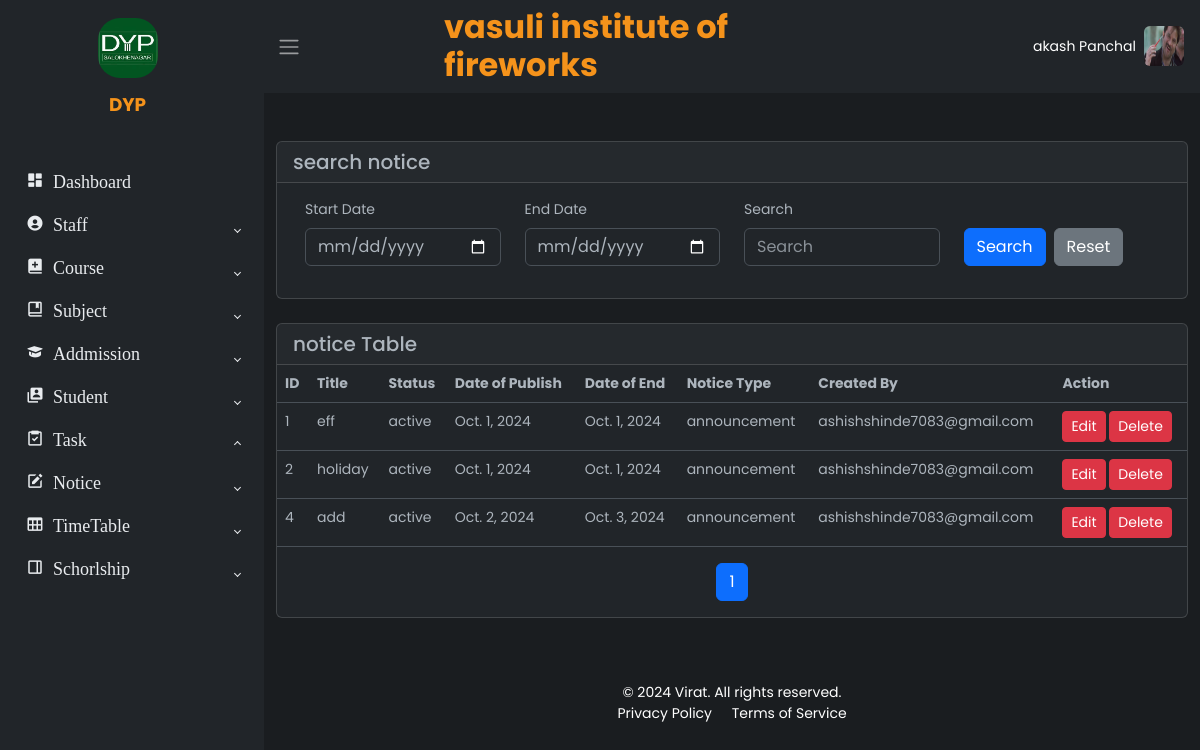
Screenshot of /notices/ (signed in) with the database file from the repository.
### apps/accounts/models.py (models this page shows)
class CustomUser(AbstractBaseUser, PermissionsMixin):
    Role_choices= (
        ('admin', 'Admin'),
        ('principal', 'Principal'),
        ('vice_principal', 'Vice_Principal'),
        ('hod', 'Hod'),
        ('teacher', 'Teacher'),
        ('accountant', 'Accountant'),
        ('clark', 'Clark'),
        ('examinetor', 'Examinetor'),
        ('librarian', 'Librarian'),
        ('lab_assistant', 'Lab_Assistant'),
        ('student', 'student'),
    )
    first_name = models.CharField(max_length=30)
    last_name = models.CharField(max_length=30)
    username = models.CharField(max_length=50, unique=True)
    mobile = models.TextField(max_length=10, unique=True)
    email = models.TextField(unique=True)
    address = models.TextField(max_length=100)
    role = models.CharField(max_length=30, choices=Role_choices)
    is_active = models.BooleanField(default=True)
    is_staff = models.BooleanField(default=True)  # Typically False for non-superusers
    profile_image = models.ImageField(upload_to='profile_images/', null=True, blank=True)
    inst_id = models.ForeignKey(InstituteMaster,on_delete=models.CASCADE, blank=True, null=True,)
    objects = CustomUserManager()
    USERNAME_FIELD = 'username'
    REQUIRED_FIELDS = ['email', 'mobile']
    def __str__(self):
        return self.username

### apps/institute/models.py (models this page shows, shortened)
class InstituteMaster(models.Model):
    id = models.AutoField(primary_key=True)
    name = models.CharField(max_length=255)
    address = models.TextField()
    village = models.CharField(max_length=100)
    city = models.CharField(max_length=100)
    state = models.CharField(max_length=100)
    district = models.CharField(max_length=100)
    pincode = models.CharField(max_length=10)
    number = models.CharField(max_length=15)
    email = models.EmailField()
    type = models.CharField(max_length=50)
    status = models.CharField(max_length=20, default='active')  # Set default value
    logo = models.ImageField(upload_to='logos/')
    tagline = models.CharField(max_length=255)
    affiliation = models.CharField(max_length=255)

### apps/notice/models.py (models this page shows)
class NoticeMaster(models.Model):
    STATUS_CHOICES = [
        ('active', 'active'),
        ('inactive', 'inactive'),
    ]
    id = models.AutoField(primary_key=True)
    title = models.CharField(max_length=255)
    content = models.TextField()
    date_of_publish = models.DateField()
    date_of_end = models.DateField()
    status = models.CharField(max_length=20,default='active')
    notice_type = models.CharField(max_length=50)
    submitted_by = models.ForeignKey(settings.AUTH_USER_MODEL, on_delete=models.SET_NULL, null=True)  # Use AUTH_USER_MODEL

### apps/notice/views.py (the view)
# urls.py: path('', views.notice_list, name='notice_list'),
def notice_list(request):
    notices = NoticeMaster.objects.all()
    start_date = request.GET.get('start_date')
    end_date = request.GET.get('end_date')
    query = request.GET.get('q')
    if start_date and end_date:
        notices = notices.filter(date_of_end__range=[start_date, end_date])  # Change 'deadline' to 'date_of_end'
    if query:
        notices = notices.filter(
            Q(title__icontains=query) |
            Q(status__icontains=query) |
            Q(notice_type__icontains=query)
        )
    paginator = Paginator(notices, 10)  # Show 10 notices per page
    page_number = request.GET.get('page')
    page_obj = paginator.get_page(page_number)
    return render(request, 'notice/notice_list.html', {
        'end_date': end_date,
        'start_date': start_date,
        'page_obj': page_obj,
        'query': query,
    })

### templates/notice/notice_list.html (shortened to what this page needs)
{% extends "base.html" %}
{% block content %}
<div class="container-fluid py-5">
<div class="card mb-4">
    <h5 class="card-header">search notice</h5>
    <div class="card-body">
        <form method="GET" class="row align-items-center justify-content-center">
            <div class="row w-100 justify-content-center">
                <div class="col-md-3 mb-3">
                    <label for="startDateFilter" class="form-label">Start Date</label>
                    <input type="date" name="start_date" id="startDateFilter" class="form-control" value="{{ request.GET.start_date }}">
                </div>
                <div class="col-md-3 mb-3">
                    <label for="endDateFilter" class="form-label">End Date</label>
                    <input type="date" name="end_date" id="endDateFilter" class="form-control" value="{{ request.GET.end_date }}">
                </div>
                <div class="col-md-3 mb-3">
                    <label for="queryFilter" class="form-label">Search</label>
                    <input type="text" name="q" class="form-control" value="{{ request.GET.q }}" placeholder="Search">
                </div>
                <div class="col-md-3 mb-3 d-flex align-items-end">
                    <button type="submit" class="btn btn-primary">Search</button>
                    <a href="{% url 'notice_list' %}" class="btn btn-secondary ms-2">Reset</a>
                </div>
            </div>
        </form>
    </div>
</div>
    <div class="card">
        <h5 class="card-header">notice Table</h5>
        <div class="table-responsive text-nowrap">
            <table class="table">
                <thead>
                    <tr>
                        <th>ID</th>
                        <th>Title</th>
                        <th>Status </th>
                        <th>Date of Publish</th>
                        <th>Date of End</th>
                        <th>Notice Type</th>
                        <th>Created By</th>
                        <th>Action</th>
                    </tr>
                </thead>
                <tbody>
                    {% for notice in page_obj %}
                        <tr>
                            <td>{{ notice.id }}</td>
                            <td>{{ notice.title }}</td>
                            <td>{{ notice.status }}</td>
                            <td>{{ notice.date_of_publish}}</td>
                            <td>{{ notice.date_of_end }}</td>
                            <td>{{ notice.notice_type }}</td>
                            <td>{{ notice.submitted_by }}</td>
                            <td>
                                <a href="{% url 'notice_update' notice.pk %}" class="btn btn-danger btn-sm">Edit</a>
                                <form method="post" action="{% url 'notice_delete' notice.pk %}" style="display: inline;">
                                    <button type="submit" class="btn btn-danger btn-sm" onclick="return confirm('Are you sure you want to delete this notice?');">Delete</button>
                                </form>
                            </td>
                        </tr>
                    {% endfor %}
                </tbody>
            </table>
        </div>
        <nav aria-label="Page navigation">
            <ul class="pagination justify-content-center">
                {% for num in page_obj.paginator.page_range %}
                <li class="page-item {% if page_obj.number == num %}active{% endif %}">
                    <a class="page-link" href="?page={{ num }}&q={{ query }}">{{ num }}</a>
                </li>
                {% endfor %}
            </ul>
        </nav>
    </div>
</div>
{% endblock content %}

### templates/base.html (shortened to what this page needs)
<!DOCTYPE html>
<html lang="en" data-bs-theme="dark">
<head>
    <link rel="stylesheet" href="https://cdn.jsdelivr.net/npm/bootstrap@5.3.0-alpha2/dist/css/bootstrap.min.css">
    <link rel="stylesheet" href="https://cdn.jsdelivr.net/npm/bootstrap-icons@1.10.0/font/bootstrap-icons.css">
    <link href="https://unpkg.com/boxicons/css/boxicons.min.css" rel="stylesheet">
    <link rel="stylesheet" href="/static/css/style.css">
</head>
<body>
    <div class="wrapper">
        <aside id="sidebar" class="ap-sidebar">
            <div class="h-100">
                <div class="sidebar-logo d-flex flex-column align-items-center mb-4">
                    <a href="#" class="d-flex flex-column align-items-center text-white text-decoration-none">
                        <img src="{{ request.user.inst_id.logo.url }}" alt="Institute Logo" class="img-fluid mb-2" style="width: 60px; height: auto; border-radius: 22px;">
                    <span class="h8 mb-0" style="text-align: center; margin-left: -9px; margin-top: 5px; color:#f5931b;font-weight: bold;">
                        {{ request.user.inst_id.tagline }}
                    </span>
                    </a>
                </div>
                <ul class="sidebar-nave">
                    <li class="sidebar-item">
                        <a href="{%url 'dashboard'%}" class="sidebar-link">
                            <i class='bx bxs-dashboard' style="font-size: 18px;"> Dashboard </i>
                        </a>
                    </li>
                    <li class="sidebar-item">
                        <a href="#" class="sidebar-link collapsed" data-bs-toggle="collapse" data-bs-target="#coursesDropdown" aria-expanded="false">
                            <i class='bx bxs-user-circle' style="font-size: 18px;"> Staff </i>
                        </a>
                    </li>
                    <li class="sidebar-item">
                        <a href="#" class="sidebar-link collapsed" data-bs-toggle="collapse" data-bs-target="#facultyDropdown" aria-expanded="false">
                            <i class='bx bxs-book-add' style="font-size: 18px;"> Course </i>
                        </a>
                    </li>
                    <li class="sidebar-item">
                        <a href="#" class="sidebar-link collapsed" data-bs-toggle="collapse" data-bs-target="#adminDropdown" aria-expanded="false">
                            <i class='bx bx-book-bookmark' style="font-size: 18px;"> Subject </i>
                        </a>
                    </li>
                    <li class="sidebar-item">
                        <a href="#" class="sidebar-link collapsed" data-bs-toggle="collapse" data-bs-target="#admissionDropdown" aria-expanded="false">
                            <i class='bx bxs-graduation' style="font-size: 18px;"> Addmission </i>
                        </a>
                    </li>
                    <li class="sidebar-item">
                        <a href="#" class="sidebar-link collapsed" data-bs-toggle="collapse" data-bs-target="#studentDropdown" aria-expanded="false">
                            <i class='bx bxs-user-account' style="font-size: 18px;"> Student </i>
                        </a>
                    </li>
                        {% if request.user.role != 'student'%}
                    <li class="sidebar-item">
                        <a href="#" class="sidebar-link" onclick="handleTaskClick(event)" data-bs-toggle="collapse" data-bs-target="#taskDropdown" aria-expanded="false">
                            <i class='bx bx-task' style="font-size: 18px;"> Task </i>
                        </a>
                    </li>
                    {% endif %}
                {% if request.user.role != 'student'%}
                  <li class="sidebar-item">
                    <a href="#" class="sidebar-link collapsed" data-bs-toggle="collapse" data-bs-target="#noticeDropdown" aria-expanded="false">
                        <i class='bx bxs-edit' style="font-size: 18px;"> Notice </i>
                    </a>
                </li>
                {% endif %}
                <li class="sidebar-item">
                    <a href="#" class="sidebar-link collapsed" data-bs-toggle="collapse" data-bs-target="#timetableDropdown" aria-expanded="false">
                        <i class='bx bx-table' style="font-size: 18px;"> TimeTable </i>
                    </a>
                </li>
            <li class="sidebar-item">
                <a href="#" class="sidebar-link collapsed" data-bs-toggle="collapse" data-bs-target="#scholarshipDropdown" aria-expanded="false">
                    <i class='bx bx-dock-right' style="font-size: 18px;"> Schorlship </i>
                </a>
            </li>
                </ul>
            </div>
        </aside>
        <div class="main">
            <nav class="navbar navbar-expand " style="background-color: var(--bs-dark)">
                <button class="btn" id="sidebar-toggle" type="button">
                    <span class="navbar-toggler-icon"></span>
                </button>
                <div class="navbar-collapse d-flex justify-content-center">
                    <form class="d-flex mx-auto" style="width: 50%;">
                        <div class="input-group w-100 d-flex justify-content-center" style="color: black;">
                            <span class="h2 mb-0" style="color:#f5931b;font-weight: bold;">
                                {{ request.user.inst_id.name }}
                             </span>
                        </div>
                    </form>
                    <ul class="navbar-nav ms-3 mx-3">
                        <li class="nav-item dropdown d-flex align-items-center">
                            <a href="#" data-bs-toggle="dropdown" class="nav-icon d-flex align-items-center flex-row-reverse pe-md-0">
                               <img src="{{ request.user.profile_image.url }}" class="avatar img-fluid rounded ms-2" alt="">
                                <span class="text-white">{{request.user.first_name}}</span>
                            </a>
                        </li>
                    </ul>
                </div>
            </nav>
            {%block content%}
            {%endblock content%}
<footer class="text-white py-3">
    <div class="container-fluid">
        <div class="row justify-content-center text-center">
            <div class="col-md-12">
                <p class="mb-0">&copy; 2024 Virat. All rights reserved.</p>
                <a href="#" class="text-white text-decoration-none me-3">Privacy Policy</a>
                <a href="#" class="text-white text-decoration-none">Terms of Service</a>
            </div>
        </div>
    </div>
</footer>
        </div>
    </div>
</body>
</html>

### static/css/style.css (style rules this page uses)
body { font-family: 'Poppins', sans-serif; font-size: 0.875rem; opacity: 1; overflow-y: scroll; margin: 0; }
a { cursor: pointer; text-decoration: none; font-family: 'Poppins', sans-serif; }
li { list-style: none; }
.wrapper { align-items: stretch; display: flex; width: 100%; }
#sidebar { max-width: 264px; min-width: 264px; background: var(--bs-dark); transition: all 0.35s ease-in-out; }
.main { display: flex; flex-direction: column; min-height: 100vh; min-width: 0; overflow: hidden; transition: all 0.35s ease-in-out; width: 100%; background: var(--bs-dark-bg-subtle); }
.sidebar-logo { padding: 1.15rem; }
.sidebar-logo a { color: #e9ecef; font-size: 1.15rem; font-weight: 600; }
.sidebar-nave { list-style: none; margin-bottom: 0; padding-left: 0; margin-left: 0; }
a.sidebar-link { padding: .625rem 1.625rem; color: #e9ecef; position: relative; display: block; font-size: 0.875rem; }
.sidebar-link[data-bs-toggle="collapse"]::after { border: solid; border-width: 0 .075rem .075rem 0; content: ""; display: inline-block; padding: 2px; position: absolute; right: 1.5rem; top: 1.4rem; transform: rotate(-135deg); transition: all .2s ease-out; }
.sidebar-link[data-bs-toggle="collapse"].collapsed::after { transform: rotate(45deg); transition: all .2s ease-out; }
.avatar { height: 40px; width: 40px; }
.navbar-expand .navbar-nav { margin-left: auto; }
.sidebar-logo { padding: 1.15rem; display: flex; align-items: center; }
.sidebar-logo a { color: #e9ecef; font-size: 1.15rem; font-weight: 600; display: flex; align-items: center; text-decoration: none; }
.sidebar-logo img { width: 40px; height: auto; margin-right: 0.5rem; }
footer { position: relative; bottom: 0; width: 100%; background-color: transparent; color: var(--bs-white); }
footer a { color: #e9ecef; }

### rows the page displays
CustomUser: user.inst_id.logo (picture), user.inst_id.tagline "DYP", user.inst_id.name "vasuli institute of fireworks", user.profile_image (picture), user.first_name "akash Panchal"
NoticeMaster: id "1", title "eff", status "active", date_of_publish "Oct. 1, 2024", date_of_end "Oct. 1, 2024", notice_type "announcement", submitted_by "ashishshinde7083@gmail.com"
NoticeMaster: id "2", title "holiday", status "active", date_of_publish "Oct. 1, 2024", date_of_end "Oct. 1, 2024", notice_type "announcement", submitted_by "ashishshinde7083@gmail.com"
NoticeMaster: id "4", title "add", status "active", date_of_publish "Oct. 2, 2024", date_of_end "Oct. 3, 2024", notice_type "announcement", submitted_by "ashishshinde7083@gmail.com"

### other values shown
{{ num }} "1"
